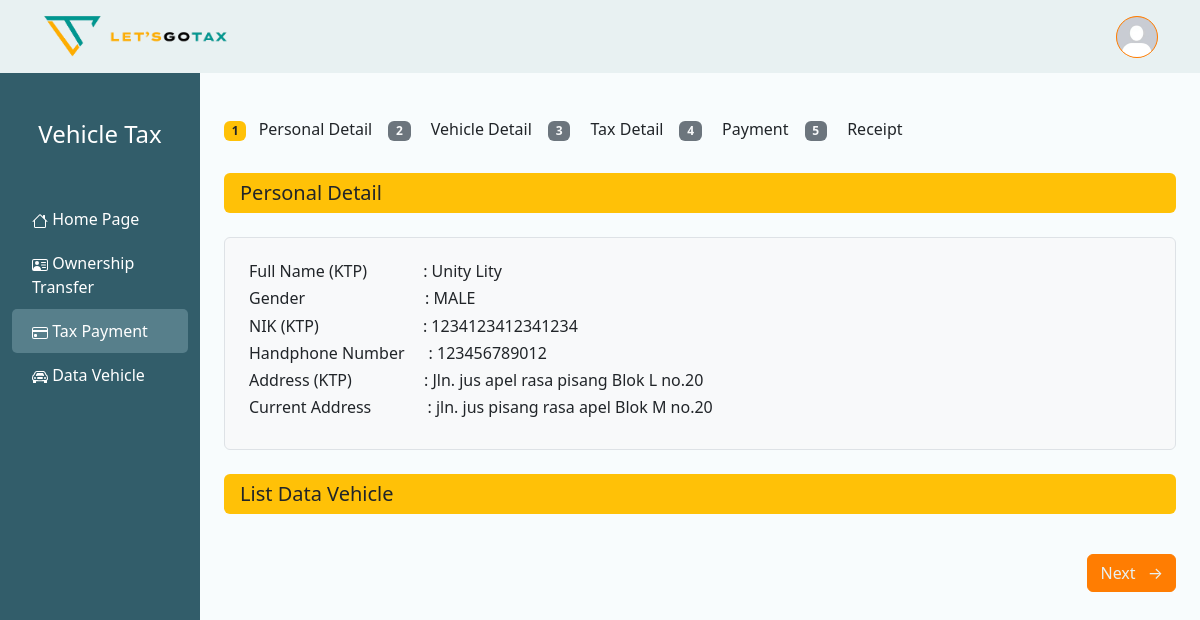
The app's page /tax.php?page=pay (signed in), older data.
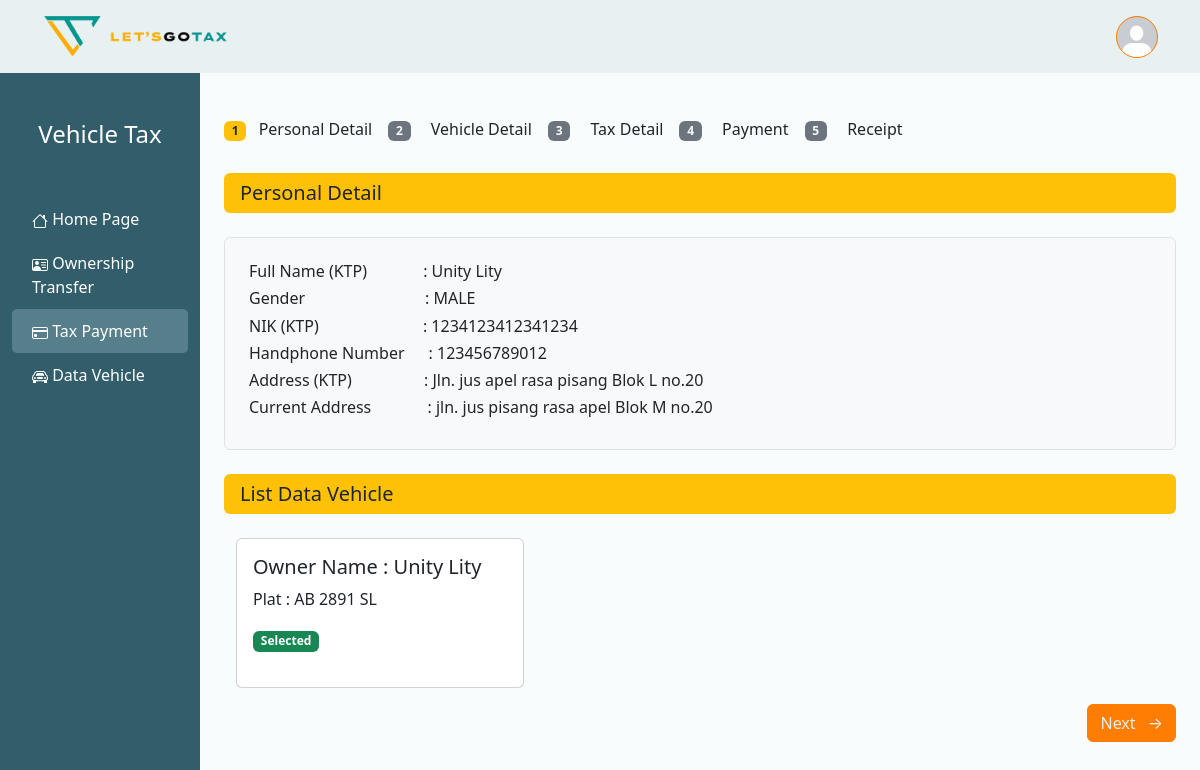
The same page, newer data.
### tables this page shows
CREATE TABLE `akun` (
  `akunId` int(11) NOT NULL,
  `adminId` int(11) NOT NULL,
  `email` varchar(255) NOT NULL,
  `username` varchar(255) NOT NULL,
  `password` varchar(255) NOT NULL,
  `photoProfile` varchar(255) NOT NULL,
  `status` enum('VERIFIED','NOT VERIFIED','ON PROGRESS') NOT NULL
);

CREATE TABLE `databio` (
  `databioId` int(11) NOT NULL,
  `akunId` int(11) NOT NULL,
  `adminId` int(11) NOT NULL,
  `namaLengkap` varchar(255) NOT NULL,
  `alamat` mediumtext NOT NULL,
  `alamatNow` mediumtext NOT NULL,
  `nik` char(16) NOT NULL,
  `photoKTPSelfie` varchar(255) NOT NULL,
  `photoKTP` varchar(255) NOT NULL,
  `noHP` char(12) NOT NULL,
  `kelamin` enum('LAKI-LAKI','PEREMPUAN') NOT NULL,
  `tanggalLahir` varchar(255) NOT NULL
);

CREATE TABLE `kendaraan` (
  `id_kendaraan` int(11) NOT NULL,
  `No_Rangka` varchar(255) NOT NULL,
  `No_Mesin` varchar(255) NOT NULL,
  `No_Plat` varchar(255) NOT NULL,
  `akunId` int(11) NOT NULL,
  `adminId` int(11) NOT NULL,
  `namaPemilik` varchar(255) NOT NULL,
  `statusPilih` enum('SELECTED','UNSELECTED') NOT NULL,
  `jenisKendaraan` enum('PRIBADI','UMUM','NIAGA','DINAS','KHUSUS','LISTRIK') NOT NULL
);

### tax.php (the view, shortened to what this page needs)
<?php
    include 'config.php';
    $page = isset($_GET['page']) ? $_GET['page'] : 'home';
    $subPage = isset($_GET['subPage']) ? $_GET['subPage'] : 'personal';
    $isLoggedIn = isset($_SESSION['user_id']);
    $userPhoto = '';
    $namaLengkap = '';
    $alamat = '';
    $alamatNow = '';
    $nik = '';
    $kelamin = '';
    $noHP = '';
    if ($isLoggedIn) {
        $userId = $_SESSION['user_id'];
        $query = "SELECT photoProfile, username, status FROM akun WHERE akunId = ?";
        $stmt = $conn->prepare($query);
        $stmt->bind_param('i', $userId);
        $stmt->execute();
        $result = $stmt->get_result();
        if ($result->num_rows > 0) {
            $user = $result->fetch_assoc();
            $userPhoto = $user['photoProfile'];
        }
        $query2 = "SELECT * FROM databio WHERE akunId = ?";
        $stmt2 = $conn->prepare($query2);
        $stmt2->bind_param('i', $userId);
        $stmt2->execute();
        $result2 = $stmt2->get_result();
        if ($result2->num_rows > 0) {
            $user2 = $result2->fetch_assoc();
            $namaLengkap = $user2['namaLengkap'];
            $alamat = $user2['alamat'];
            $alamatNow = $user2['alamatNow'];
            $nik = $user2['nik'];
            $noHP = $user2['noHP'];
            $kelamin = $user2['kelamin'];
        }
    }
?>
<!doctype html>
<html lang="en">
    <head>
        <link href="CSS Files/tax.css" rel="stylesheet">
        <link href="https://cdn.jsdelivr.net/npm/bootstrap@5.3.3/dist/css/bootstrap.min.css" rel="stylesheet">
    </head>
    <body>
        <nav class="navbar navbar-expand-lg navbar-light fixed-top">
            <div class="container">
                <a class="navbar-brand me-auto" href="home.php">
                    <img src="images/let's gotax(logo).png" class="navLogo">
                    <img src="images/let's gotax (logo2).png" class="navLogo2">
                </a>
                <div class="ms-auto">
                    <div class="dropdown">
                            <a class="btn btn-light rounded-circle p-0" href="#" role="button" id="dropdownMenuLink" data-bs-toggle="dropdown" aria-expanded="false">
                                <img src="Images/photoProfile/<?php echo htmlspecialchars($userPhoto); ?>" alt="Profile" class="rounded-circle" width="40" height="40">
                            </a>
                        </div>
                </div>
            </div>
        </nav>
        <div class="container-fluid mt-5">
            <div class="row">
                <div class="col-md-2 sidebar py-4">
                    <h4 class="text-white text-center mt-5">Vehicle Tax</h4>
                    <a href="tax.php?page=home" class="<?= $page == 'home' ? 'active' : '' ?> mt-5">
                        Home Page
                    </a>
                    <a href="tax.php?page=owner" class="<?= $page == 'owner' ? 'active' : '' ?>">
                        Ownership Transfer
                    </a>
                    <a href="tax.php?page=pay" class="<?= $page == 'pay' ? 'active' : '' ?>">
                        Tax Payment
                    </a>
                    <a href="tax.php?page=vehicle" class="<?= $page == 'vehicle' ? 'active' : '' ?>">
                        Data Vehicle
                    </a>
                </div>
                    <?php
                if ($page == 'home') {
                    ?>
                    <div class="col-md-10 p-4 mt-5">
                        <div class="row g-3">
                            <div class="col-md-4">
                                <div class="card bg-primary text-white"></div>
                            </div>
                            <div class="col-md-4">
                                <div class="card bg-danger text-white"></div>
                            </div>
                            <div class="col-md-4">
                                <div class="card bg-info text-white"></div>
                            </div>
                        </div>
                    </div>
                    <?php
                }elseif ($page == 'owner') {
                    ?>
                    <?php
                }elseif ($page == 'pay') {
                    if ($subPage == 'personal') {
                        ?>
                        <main class="col-md-10 ms-sm-auto px-md-4">
                            <div class="py-4">
                                <div class="d-flex justify-content-between align-items-center mb-4 mt-5">
                                    <ul class="nav nav-pills">
                                        <li class="nav-item">
                                            <h6><span class="badge bg-warning text-dark me-2">1</span> Personal Detail</h6>
                                        </li>
                                        <li class="nav-item">
                                            <h6><span class="badge bg-secondary text-light mx-3">2</span> Vehicle Detail</h6>
                                        </li>
                                        <li class="nav-item">
                                            <h6><span class="badge bg-secondary text-light mx-3">3</span> Tax Detail</h6>
                                        </li>
                                        <li class="nav-item">
                                            <h6><span class="badge bg-secondary text-light mx-3">4</span> Payment</h6>
                                        </li>
                                        <li class="nav-item">
                                            <h6><span class="badge bg-secondary text-light mx-3">5</span> Receipt</h6>
                                        </li>
                                    </ul>
                                </div>
                                <div class="bg-warning text-dark py-2 px-3 mb-4 rounded">
                                    <h5 class="mb-0">Personal Detail</h5>
                                </div>
                                <div class="bg-light p-4 rounded border">
                                    <h6>
                                        Full Name (KTP) <span class="ps-5"><span class="ps-1"> : <?php echo htmlspecialchars($namaLengkap); ?></span></span>
                                    </h6>
                                    <h6>
                                        Gender<span class="ps-5"><span class="ps-5"><span class="ps-4">:
                                        <?php
                                            if($kelamin == 'LAKI-LAKI'){
                                                ?>
                                                MALE
                                                <?php
                                            } elseif($kelamin == 'PEREMPUAN'){
                                                ?>
                                                FEMALE
                                                <?php
                                            }
                                        ?>
                                    </span></span></span>
                                    </h6>
                                    <h6>
                                        NIK (KTP)<span class="ps-5"><span class="ps-5"><span class="ps-1"> : <?php echo htmlspecialchars($nik); ?></span></span></span>
                                    </h6>
                                    <h6>
                                        Handphone Number<span class="ps-4">: <?php echo htmlspecialchars($noHP); ?></span>
                                    </h6>
                                    <h6>
                                        Address (KTP) <span class="ps-5"><span class="ps-3"><span class="ps-1">: <?php echo htmlspecialchars($alamat); ?></span></span></span>
                                    </h6>
                                    <h6>
                                        Current Address <span class="ps-5"><span class="ps-1">: <?php echo htmlspecialchars($alamatNow); ?></span>
                                    </h6>
                                </div>
                            <div class="bg-warning text-dark py-2 px-3 mb-4 rounded mt-4">
                                <h5 class="mb-0">List Data Vehicle</h5>
                            </div>
                            <div class="container mt-2">
                                <div class="overflow-auto" style="white-space: nowrap;">
                                    <?php
                                        $queryVehicle = "SELECT * FROM kendaraan WHERE akunId = ?";
                                        $stmtVehicle = $conn->prepare($queryVehicle);
                                        $stmtVehicle->bind_param('i', $userId);
                                        $stmtVehicle->execute();
                                        $resultVehicle = $stmtVehicle->get_result();
                                        if($resultVehicle->num_rows > 0) {
                                            while ($row = $resultVehicle->fetch_assoc()) {
                                                if($row['statusPilih'] == 'SELECTED'){
                                                    ?>
                                                    <div class="d-inline-block me-3">
                                                        <div class="card" style="width: 18rem;">
                                                            <div class="card-body">
                                                                <h5 class="card-title">Owner Name : <?php echo htmlspecialchars($row['namaPemilik']); ?></h5>
                                                                <p class="card-text">Plat : <?php echo htmlspecialchars($row['No_Plat']); ?></p>
                                                                <p class="badge bg-success">Selected</p>
                                                            </div>
                                                        </div>
                                                    </div>
                                                    <?php
                                                }
                                            }
                                        }
                                    ?>
                                </div>
                            </div>
                                <div class="d-flex justify-content-end mt-3">
                                    <a href="tax.php?page=<?= $page ?>&subPage=vehiclePay" class="btn btn-dark">Next <span class="ms-2">&rarr;</span></a>
                                </div>
                        <?php
                    }
                        ?>
                        </div>
                    </main>
                    <?php
                }
                    ?>
            </div>
        </div>
    </body>
</html>

### CSS Files/tax.css (style rules this page uses)
body { font-family: 'Cantata One', serif; font-size: 20px; background-color: #f8fcfd !important; }
body, .container-fluid { height: 100%; overflow: hidden; }
.row { height: 100%; }
:root { --primary-orange: #FF7D02; --dark-blue: #09394A; --grey-blue: #3C6471; --light-grey: #E8F1F2; --pastel-yellow: #F2E86D; }
.navLogo { height: auto; width: 10%; }
.navLogo2 { height: auto; width: 20%; }
nav.navbar { background-color: #e8f1f2; font-family: "Figtree", sans-serif; }
.btn { color: #e8f1f2 !important; background-color: #ff7d02 !important; border-color: #ff7d02 !important; }
.sidebar { background-color: #325d6a !important; height: 100vh; position: sticky; top: 0; z-index: 100; overflow-y: auto; }
.sidebar a { color: #fff !important; text-decoration: none !important; padding: 10px 20px !important; display: block !important; border-radius: 5px !important; }
.sidebar a.active { background-color: #577f8b !important; }
.card { height: 150px !important; }

Row changes from the older to the newer data that the page shows:
added kendaraan: namaPemilik "Unity Lity", No_Plat "AB 2891 SL"
